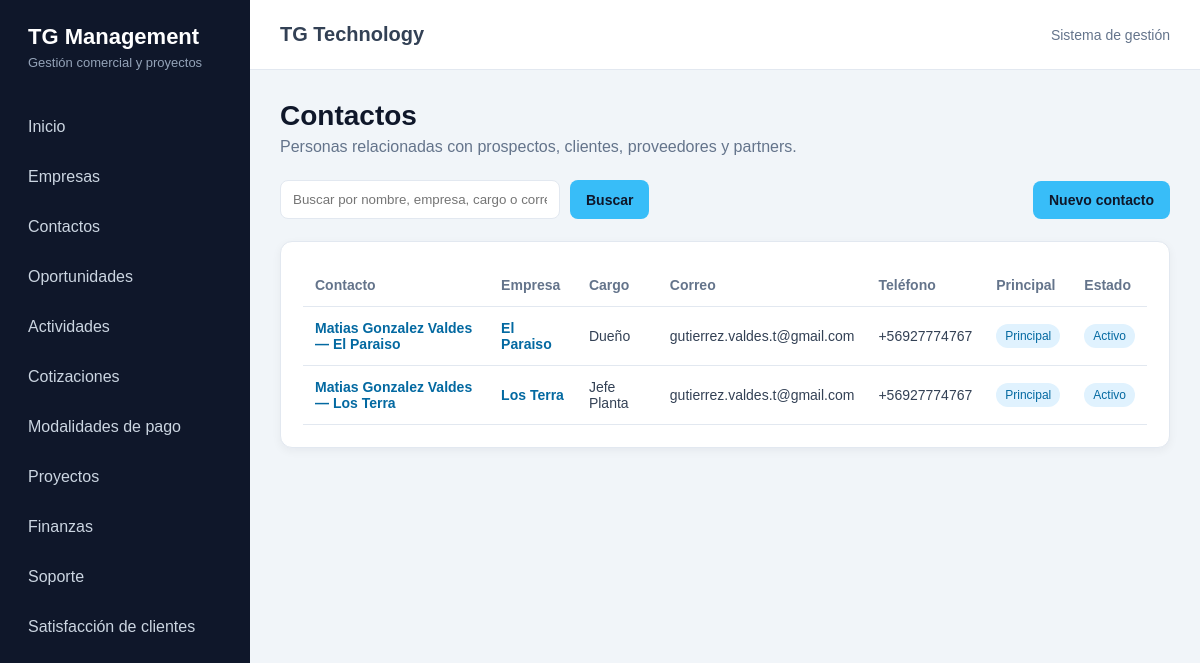
The page /crm/contactos/ on the database as committed earlier.
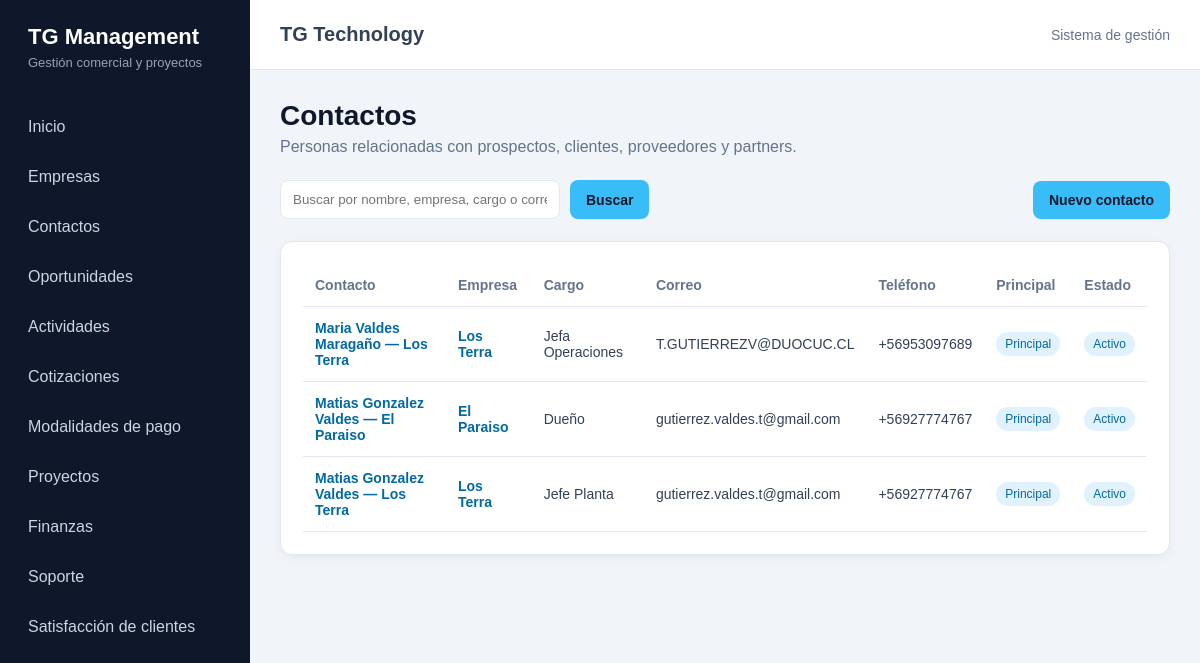
The same page on the database as committed later.
### crm/models.py (models this page shows)
class Contacto(models.Model):
    empresa = models.ForeignKey(
        Empresa,
        verbose_name="Empresa",
        on_delete=models.CASCADE,
        related_name="contactos",
    )
    nombres = models.CharField(
        "Nombres",
        max_length=100,
    )
    apellidos = models.CharField(
        "Apellidos",
        max_length=100,
        blank=True,
    )
    cargo = models.CharField(
        "Cargo",
        max_length=120,
        blank=True,
    )
    email = models.EmailField(
        "Correo electrónico",
        blank=True,
    )
    telefono = models.CharField(
        "Teléfono",
        max_length=30,
        blank=True,
    )
    es_contacto_principal = models.BooleanField(
        "Contacto principal",
        default=False,
    )
    activo = models.BooleanField(
        "Activo",
        default=True,
    )
    observaciones = models.TextField(
        "Observaciones",
        blank=True,
    )
    fecha_creacion = models.DateTimeField(
        "Fecha de creación",
        auto_now_add=True,
    )
    fecha_actualizacion = models.DateTimeField(
        "Última actualización",
        auto_now=True,
    )
    class Meta:
        verbose_name = "Contacto"
        verbose_name_plural = "Contactos"
        ordering = ["empresa", "nombres", "apellidos"]
    def __str__(self):
        nombre_completo = f"{self.nombres} {self.apellidos}".strip()
        return f"{nombre_completo} — {self.empresa}"

class Empresa(models.Model):
    class TipoEmpresa(models.TextChoices):
        PROSPECTO = "PROSPECTO", "Prospecto"
        CLIENTE = "CLIENTE", "Cliente"
        PROVEEDOR = "PROVEEDOR", "Proveedor"
        PARTNER = "PARTNER", "Partner"
    class EstadoEmpresa(models.TextChoices):
        ACTIVA = "ACTIVA", "Activa"
        INACTIVA = "INACTIVA", "Inactiva"
    razon_social = models.CharField(
        "Razón social",
        max_length=200,
    )
    nombre_fantasia = models.CharField(
        "Nombre de fantasía",
        max_length=200,
        blank=True,
    )
    rut = models.CharField(
        "RUT",
        max_length=20,
        blank=True,
        unique=True,
        null=True,
    )
    tipo = models.CharField(
        "Tipo de empresa",
        max_length=20,
        choices=TipoEmpresa.choices,
        default=TipoEmpresa.PROSPECTO,
    )
    rubro = models.CharField(
        "Rubro",
        max_length=150,
        blank=True,
    )
    sitio_web = models.URLField(
        "Sitio web",
        blank=True,
    )
    telefono = models.CharField(
        "Teléfono",
        max_length=30,
        blank=True,
    )
    email = models.EmailField(
        "Correo electrónico",
        blank=True,
    )
    direccion = models.CharField(
        "Dirección",
        max_length=250,
        blank=True,
    )
    comuna = models.CharField(
        "Comuna",
        max_length=100,
        blank=True,
    )
    region = models.CharField(
        "Región",
        max_length=100,
        blank=True,
    )
    estado = models.CharField(
        "Estado",
        max_length=20,
        choices=EstadoEmpresa.choices,
        default=EstadoEmpresa.ACTIVA,
    )
    observaciones = models.TextField(
        "Observaciones",
        blank=True,
    )
    creado_por = models.ForeignKey(
        settings.AUTH_USER_MODEL,
        verbose_name="Creado por",
        on_delete=models.SET_NULL,
        null=True,
        blank=True,
        related_name="empresas_creadas",
    )
    fecha_creacion = models.DateTimeField(
        "Fecha de creación",
        auto_now_add=True,
    )
    fecha_actualizacion = models.DateTimeField(
        "Última actualización",
        auto_now=True,
    )
    class Meta:
        verbose_name = "Empresa"
        verbose_name_plural = "Empresas"
        ordering = ["razon_social"]
    def __str__(self):
        return self.nombre_fantasia or self.razon_social

### crm/views.py (the view, shortened to what this page needs)
def contacto_lista(request):
    busqueda = request.GET.get("q", "").strip()
    contactos = Contacto.objects.select_related(
        "empresa"
    ).all()
    contexto = {
        "contactos": contactos,
        "busqueda": busqueda,
    }
    return render(
        request,
        "crm/contacto_lista.html",
        contexto,
    )

### crm/templates/crm/contacto_lista.html (shortened to what this page needs)
{% extends "core/base.html" %}
{% block content %}
    <div class="encabezado-pagina">
        <h1>Contactos</h1>
        <p>
            Personas relacionadas con prospectos, clientes,
            proveedores y partners.
        </p>
    </div>
    <div class="acciones">
        <form method="get" class="buscador">
            <input
                type="text"
                name="q"
                value="{{ busqueda }}"
                placeholder="Buscar por nombre, empresa, cargo o correo"
            >
            <button type="submit" class="boton">
                Buscar
            </button>
        </form>
        <a
            href="{% url 'crm:contacto_crear' %}"
            class="boton"
        >
            Nuevo contacto
        </a>
    </div>
    <div class="panel">
        {% if contactos %}
            <div class="tabla-contenedor">
                <table>
                    <thead>
                        <tr>
                            <th>Contacto</th>
                            <th>Empresa</th>
                            <th>Cargo</th>
                            <th>Correo</th>
                            <th>Teléfono</th>
                            <th>Principal</th>
                            <th>Estado</th>
                        </tr>
                    </thead>
                    <tbody>
                        {% for contacto in contactos %}
                            <tr>
                                <td>
                                    <a
                                        href="{% url 'crm:contacto_detalle' contacto.pk %}"
                                        class="enlace-tabla"
                                    >
                                        {{ contacto }}
                                    </a>
                                </td>
                                <td>
                                    <a
                                        href="{% url 'crm:empresa_detalle' contacto.empresa.pk %}"
                                        class="enlace-tabla"
                                    >
                                        {{ contacto.empresa }}
                                    </a>
                                </td>
                                <td>
                                    {{ contacto.cargo|default:"—" }}
                                </td>
                                <td>
                                    {{ contacto.email|default:"—" }}
                                </td>
                                <td>
                                    {{ contacto.telefono|default:"—" }}
                                </td>
                                <td>
                                    {% if contacto.es_contacto_principal %}
                                        <span class="estado">
                                            Principal
                                        </span>
                                    {% else %}
                                        —
                                    {% endif %}
                                </td>
                                <td>
                                    {% if contacto.activo %}
                                        <span class="estado">
                                            Activo
                                        </span>
                                    {% else %}
                                        <span class="estado estado-inactivo">
                                            Inactivo
                                        </span>
                                    {% endif %}
                                </td>
                            </tr>
                        {% endfor %}
                    </tbody>
                </table>
            </div>
        {% endif %}
    </div>
{% endblock %}

Rows that differ between the two databases and show on the page:
added Contacto: nombres+apellidos+empresa "Maria Valdes Maragaño — Los Terra", empresa "Los Terra", cargo "Jefa Operaciones", email "T.GUTIERREZV@DUOCUC.CL", telefono "+56953097689", es_contacto_principal "Principal", activo "Activo"
